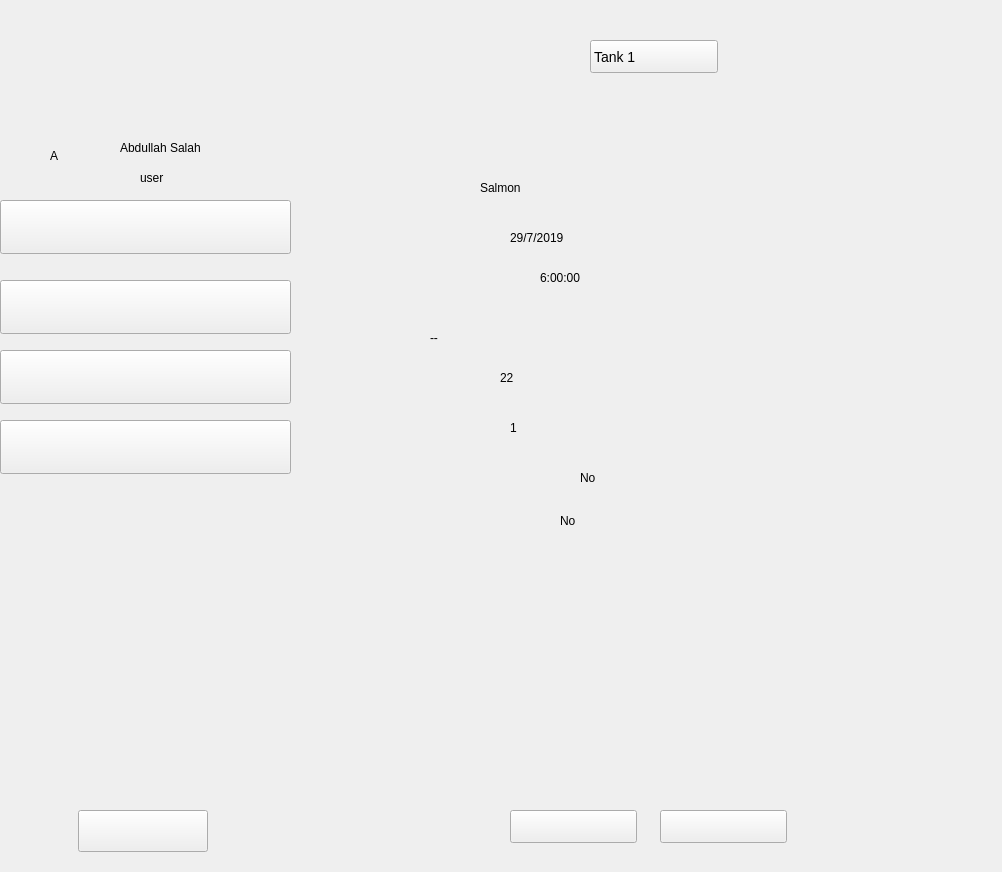
<?xml version="1.0" encoding="UTF-8"?>
<ui version="4.0">
 <class>MainWindow</class>
 <widget class="QMainWindow" name="MainWindow">
  <property name="geometry">
   <rect>
    <x>0</x>
    <y>0</y>
    <width>1002</width>
    <height>872</height>
   </rect>
  </property>
  <property name="windowTitle">
   <string>MainWindow</string>
  </property>
  <widget class="QWidget" name="centralwidget">
   <widget class="QStackedWidget" name="stackedWidget">
    <property name="geometry">
     <rect>
      <x>0</x>
      <y>0</y>
      <width>1000</width>
      <height>873</height>
     </rect>
    </property>
    <property name="currentIndex">
     <number>3</number>
    </property>
    <widget class="QWidget" name="loginPage">
     <property name="styleSheet">
      <string notr="true">border-image: url(:/Images/Resources/signInBG.png);</string>
     </property>
     <widget class="QPushButton" name="button_signIn_signIn">
      <property name="geometry">
       <rect>
        <x>320</x>
        <y>590</y>
        <width>320</width>
        <height>45</height>
       </rect>
      </property>
      <property name="styleSheet">
       <string notr="true">border-image: url(:/Images/Resources/signIn.png);</string>
      </property>
      <property name="text">
       <string/>
      </property>
     </widget>
     <widget class="QPushButton" name="button_faceID_signIn">
      <property name="geometry">
       <rect>
        <x>320</x>
        <y>660</y>
        <width>320</width>
        <height>45</height>
       </rect>
      </property>
      <property name="styleSheet">
       <string notr="true">border-image: url(:/Images/Resources/faceID.png);
</string>
      </property>
      <property name="text">
       <string/>
      </property>
     </widget>
     <widget class="QPushButton" name="button_signUp_signIn">
      <property name="geometry">
       <rect>
        <x>320</x>
        <y>730</y>
        <width>320</width>
        <height>45</height>
       </rect>
      </property>
      <property name="styleSheet">
       <string notr="true">border-image: url(:/Images/Resources/signUp.png);</string>
      </property>
      <property name="text">
       <string/>
      </property>
     </widget>
     <widget class="QLineEdit" name="lineEdit_username_signIn">
      <property name="geometry">
       <rect>
        <x>300</x>
        <y>351</y>
        <width>381</width>
        <height>31</height>
       </rect>
      </property>
      <property name="styleSheet">
       <string notr="true">border-image: url(:/Images/Resources/darkBlackBG.png);
color: rgb(255, 255, 255);</string>
      </property>
      <property name="text">
       <string>Username</string>
      </property>
     </widget>
     <widget class="QLineEdit" name="lineEdit_password_signIn">
      <property name="geometry">
       <rect>
        <x>300</x>
        <y>421</y>
        <width>381</width>
        <height>41</height>
       </rect>
      </property>
      <property name="contextMenuPolicy">
       <enum>Qt::DefaultContextMenu</enum>
      </property>
      <property name="styleSheet">
       <string notr="true">border-image: url(:/Images/Resources/darkBlackBG.png);
color: rgb(255, 255, 255);
</string>
      </property>
      <property name="text">
       <string>12345678</string>
      </property>
      <property name="echoMode">
       <enum>QLineEdit::Password</enum>
      </property>
     </widget>
    </widget>
    <widget class="QWidget" name="signupPage">
     <property name="styleSheet">
      <string notr="true">border-image: url(:/Images/Resources/signUpBG.png);</string>
     </property>
     <widget class="QLineEdit" name="lineEdit_firstName_signUp">
      <property name="geometry">
       <rect>
        <x>300</x>
        <y>330</y>
        <width>151</width>
        <height>29</height>
       </rect>
      </property>
      <property name="styleSheet">
       <string notr="true">border-image: url(:/Images/Resources/darkBlackBG.png);
color: rgb(255, 255, 255);</string>
      </property>
      <property name="text">
       <string>First name</string>
      </property>
     </widget>
     <widget class="QLineEdit" name="lineEdit_lastName_signUp">
      <property name="geometry">
       <rect>
        <x>520</x>
        <y>330</y>
        <width>151</width>
        <height>29</height>
       </rect>
      </property>
      <property name="styleSheet">
       <string notr="true">border-image: url(:/Images/Resources/darkBlackBG.png);
color: rgb(255, 255, 255);</string>
      </property>
      <property name="text">
       <string>Last name</string>
      </property>
     </widget>
     <widget class="QLineEdit" name="lineEdit_email_signUp">
      <property name="geometry">
       <rect>
        <x>300</x>
        <y>400</y>
        <width>371</width>
        <height>21</height>
       </rect>
      </property>
      <property name="styleSheet">
       <string notr="true">border-image: url(:/Images/Resources/darkBlackBG.png);
color: rgb(255, 255, 255);</string>
      </property>
      <property name="text">
       <string>Email address</string>
      </property>
     </widget>
     <widget class="QLineEdit" name="lineEdit_username_signUp">
      <property name="geometry">
       <rect>
        <x>300</x>
        <y>480</y>
        <width>371</width>
        <height>21</height>
       </rect>
      </property>
      <property name="styleSheet">
       <string notr="true">border-image: url(:/Images/Resources/darkBlackBG.png);
color: rgb(255, 255, 255);</string>
      </property>
      <property name="text">
       <string>Username</string>
      </property>
     </widget>
     <widget class="QLineEdit" name="lineEdit_password_signUp">
      <property name="geometry">
       <rect>
        <x>300</x>
        <y>560</y>
        <width>371</width>
        <height>21</height>
       </rect>
      </property>
      <property name="styleSheet">
       <string notr="true">
border-image: url(:/Images/Resources/darkBlackBG.png);
color: rgb(255, 255, 255);</string>
      </property>
      <property name="text">
       <string>Password</string>
      </property>
     </widget>
     <widget class="QPushButton" name="button_signUp_signUp">
      <property name="geometry">
       <rect>
        <x>340</x>
        <y>640</y>
        <width>320</width>
        <height>45</height>
       </rect>
      </property>
      <property name="styleSheet">
       <string notr="true">border-image: url(:/Images/Resources/signUp.png);</string>
      </property>
      <property name="text">
       <string/>
      </property>
     </widget>
     <widget class="QPushButton" name="button_backToSignIn">
      <property name="geometry">
       <rect>
        <x>340</x>
        <y>720</y>
        <width>320</width>
        <height>45</height>
       </rect>
      </property>
      <property name="styleSheet">
       <string notr="true">border-image: url(:/Images/Resources/backSignInPressed.png);</string>
      </property>
      <property name="text">
       <string/>
      </property>
     </widget>
    </widget>
    <widget class="QWidget" name="faceidPage">
     <property name="styleSheet">
      <string notr="true">border-image: url(:/Images/Resources/faceIDWidget.png);</string>
     </property>
     <widget class="QLabel" name="label_cam">
      <property name="geometry">
       <rect>
        <x>90</x>
        <y>230</y>
        <width>821</width>
        <height>401</height>
       </rect>
      </property>
      <property name="styleSheet">
       <string notr="true">border-image: url(:/Images/Resources/semiDarkBG.png);</string>
      </property>
      <property name="text">
       <string/>
      </property>
     </widget>
    </widget>
    <widget class="QWidget" name="mainPage">
     <property name="styleSheet">
      <string notr="true">border-image: url(:/Images/Resources/mainWidgetBG.png);</string>
     </property>
     <widget class="QPushButton" name="button_dashboard">
      <property name="geometry">
       <rect>
        <x>0</x>
        <y>200</y>
        <width>291</width>
        <height>54</height>
       </rect>
      </property>
      <property name="styleSheet">
       <string notr="true">QPushButton{
	border-image: url(:/Images/Resources/dasboard.png);
background-repeat: none;
}

QPushButton:hover{
	border-image: url(:/Images/Resources/dashboardPressed.png);
}

QPushButton:pressed{
	border-image: url(:/Images/Resources/dashboardPressed.png);
}</string>
      </property>
      <property name="text">
       <string/>
      </property>
     </widget>
     <widget class="QPushButton" name="button_createTank">
      <property name="geometry">
       <rect>
        <x>0</x>
        <y>280</y>
        <width>291</width>
        <height>54</height>
       </rect>
      </property>
      <property name="styleSheet">
       <string notr="true">QPushButton{
	border-image: url(:/Images/Resources/create.png);
background-repeat: none;
}

QPushButton:hover{
	border-image: url(:/Images/Resources/createPressed.png);
}

QPushButton:pressed{
	border-image: url(:/Images/Resources/createPressed.png);
}</string>
      </property>
      <property name="text">
       <string/>
      </property>
     </widget>
     <widget class="QPushButton" name="button_analyzeTank">
      <property name="geometry">
       <rect>
        <x>0</x>
        <y>350</y>
        <width>291</width>
        <height>54</height>
       </rect>
      </property>
      <property name="styleSheet">
       <string notr="true">QPushButton{
	border-image: url(:/Images/Resources/analyze.png);
background-repeat: none;
}

QPushButton:hover{
	border-image: url(:/Images/Resources/analyzePressed.png);
}

QPushButton:pressed{
	border-image: url(:/Images/Resources/analyzePressed.png);
}</string>
      </property>
      <property name="text">
       <string/>
      </property>
     </widget>
     <widget class="QPushButton" name="button_settings">
      <property name="geometry">
       <rect>
        <x>0</x>
        <y>420</y>
        <width>291</width>
        <height>54</height>
       </rect>
      </property>
      <property name="styleSheet">
       <string notr="true">QPushButton{
	border-image: url(:/Images/Resources/settings.png);
background-repeat: none;
}

QPushButton:hover{
	border-image: url(:/Images/Resources/settingsPressed.png);
}

QPushButton:pressed{
	border-image: url(:/Images/Resources/settingsPressed.png);
}</string>
      </property>
      <property name="text">
       <string/>
      </property>
     </widget>
     <widget class="QPushButton" name="button_logout">
      <property name="geometry">
       <rect>
        <x>78</x>
        <y>810</y>
        <width>130</width>
        <height>42</height>
       </rect>
      </property>
      <property name="styleSheet">
       <string notr="true">QPushButton{
	border-image: url(:/Images/Resources/logoutPressed.png);
background-repeat: none;
}

QPushButton:hover{
	border-image: url(:/Images/Resources/logout.png);
}

QPushButton:pressed{
	border-image: url(:/Images/Resources/logout.png);
}</string>
      </property>
      <property name="text">
       <string/>
      </property>
     </widget>
     <widget class="QStackedWidget" name="stackedWidget_2">
      <property name="geometry">
       <rect>
        <x>290</x>
        <y>0</y>
        <width>711</width>
        <height>861</height>
       </rect>
      </property>
      <property name="styleSheet">
       <string notr="true">border-image: url(:/Images/Resources/CreateBG.png);</string>
      </property>
      <widget class="QWidget" name="dashboardPage">
       <property name="styleSheet">
        <string notr="true">border-image: url(:/Images/Resources/dashboardWidget.png);</string>
       </property>
       <widget class="QLabel" name="label_fishType_tankData">
        <property name="geometry">
         <rect>
          <x>190</x>
          <y>180</y>
          <width>55</width>
          <height>16</height>
         </rect>
        </property>
        <property name="styleSheet">
         <string notr="true">border-image: url(:/Images/Resources/whiteBG.png);</string>
        </property>
        <property name="text">
         <string>Salmon</string>
        </property>
       </widget>
       <widget class="QLabel" name="label_harvestDate_tankData">
        <property name="geometry">
         <rect>
          <x>220</x>
          <y>230</y>
          <width>71</width>
          <height>16</height>
         </rect>
        </property>
        <property name="styleSheet">
         <string notr="true">border-image: url(:/Images/Resources/whiteBG.png);</string>
        </property>
        <property name="text">
         <string>29/7/2019</string>
        </property>
       </widget>
       <widget class="QLabel" name="label_feeding_tankData">
        <property name="geometry">
         <rect>
          <x>250</x>
          <y>270</y>
          <width>71</width>
          <height>16</height>
         </rect>
        </property>
        <property name="styleSheet">
         <string notr="true">border-image: url(:/Images/Resources/whiteBG.png);</string>
        </property>
        <property name="text">
         <string>6:00:00</string>
        </property>
       </widget>
       <widget class="QLabel" name="label_ph_tankData">
        <property name="geometry">
         <rect>
          <x>140</x>
          <y>330</y>
          <width>55</width>
          <height>16</height>
         </rect>
        </property>
        <property name="styleSheet">
         <string notr="true">border-image: url(:/Images/Resources/whiteBG.png);</string>
        </property>
        <property name="text">
         <string>--</string>
        </property>
       </widget>
       <widget class="QLabel" name="label_temperature_tankData">
        <property name="geometry">
         <rect>
          <x>210</x>
          <y>370</y>
          <width>55</width>
          <height>16</height>
         </rect>
        </property>
        <property name="styleSheet">
         <string notr="true">border-image: url(:/Images/Resources/whiteBG.png);</string>
        </property>
        <property name="text">
         <string>22</string>
        </property>
       </widget>
       <widget class="QLabel" name="label_fishNetHoles_tankData">
        <property name="geometry">
         <rect>
          <x>220</x>
          <y>420</y>
          <width>55</width>
          <height>16</height>
         </rect>
        </property>
        <property name="styleSheet">
         <string notr="true">border-image: url(:/Images/Resources/whiteBG.png);</string>
        </property>
        <property name="text">
         <string>1</string>
        </property>
       </widget>
       <widget class="QLabel" name="label_fishnetNeedsCleaning_tankData">
        <property name="geometry">
         <rect>
          <x>290</x>
          <y>470</y>
          <width>55</width>
          <height>16</height>
         </rect>
        </property>
        <property name="styleSheet">
         <string notr="true">border-image: url(:/Images/Resources/whiteBG.png);</string>
        </property>
        <property name="text">
         <string>No</string>
        </property>
       </widget>
       <widget class="QLabel" name="label_pipesNeedChanging_tankData">
        <property name="geometry">
         <rect>
          <x>270</x>
          <y>513</y>
          <width>55</width>
          <height>16</height>
         </rect>
        </property>
        <property name="styleSheet">
         <string notr="true">border-image: url(:/Images/Resources/whiteBG.png);</string>
        </property>
        <property name="text">
         <string>No</string>
        </property>
       </widget>
       <widget class="QComboBox" name="comboBox">
        <property name="geometry">
         <rect>
          <x>300</x>
          <y>40</y>
          <width>128</width>
          <height>33</height>
         </rect>
        </property>
        <property name="styleSheet">
         <string notr="true">QComboBox {
border-image: url(:/Resources/comboBoxBG.png);
	border-image: url(:/Images/Resources/comboBoxBG.png);
    color: black;
    font: 14px;
    padding: 1px 0px 1px 3px; /* This (useless) line resolves a bug with the font color */
}

QComboBox:focus {
    color: red;
}

QComboBox::drop-down 
{
    border: 0px; /* This seems to replace the whole arrow of the combo box */
}</string>
        </property>
        <item>
         <property name="text">
          <string>Tank 1</string>
         </property>
        </item>
       </widget>
       <widget class="QPushButton" name="button_email">
        <property name="geometry">
         <rect>
          <x>220</x>
          <y>810</y>
          <width>127</width>
          <height>33</height>
         </rect>
        </property>
        <property name="styleSheet">
         <string notr="true">QPushButton{
	border-image: url(:/Images/Resources/EmailButton.png);
background-repeat: none;
}

QPushButton:hover{
	border-image: url(:/Images/Resources/EmailButtonPressed.png);
}

QPushButton:pressed{
	border-image: url(:/Images/Resources/EmailButtonPressed.png);
}</string>
        </property>
        <property name="text">
         <string/>
        </property>
       </widget>
       <widget class="QPushButton" name="button_report">
        <property name="geometry">
         <rect>
          <x>370</x>
          <y>810</y>
          <width>127</width>
          <height>33</height>
         </rect>
        </property>
        <property name="styleSheet">
         <string notr="true">QPushButton{
	border-image: url(:/Images/Resources/report.png);
background-repeat: none;
}

QPushButton:hover{
	border-image: url(:/Images/Resources/reportPressed.png);
}

QPushButton:pressed{
	border-image: url(:/Images/Resources/reportPressed.png);
}</string>
        </property>
        <property name="text">
         <string/>
        </property>
       </widget>
      </widget>
      <widget class="QWidget" name="createtankPage">
       <widget class="QLineEdit" name="lineEdit_fishType_createTank">
        <property name="geometry">
         <rect>
          <x>430</x>
          <y>500</y>
          <width>171</width>
          <height>22</height>
         </rect>
        </property>
        <property name="styleSheet">
         <string notr="true">border-image: url(:/Images/Resources/darkBlackBG.png);</string>
        </property>
       </widget>
       <widget class="QLineEdit" name="lineEdit_date_createTank">
        <property name="geometry">
         <rect>
          <x>430</x>
          <y>540</y>
          <width>171</width>
          <height>22</height>
         </rect>
        </property>
        <property name="styleSheet">
         <string notr="true">border-image: url(:/Images/Resources/darkBlackBG.png);</string>
        </property>
       </widget>
       <widget class="QLineEdit" name="lineEdit_feeding_createTank">
        <property name="geometry">
         <rect>
          <x>430</x>
          <y>590</y>
          <width>171</width>
          <height>22</height>
         </rect>
        </property>
        <property name="styleSheet">
         <string notr="true">border-image: url(:/Images/Resources/darkBlackBG.png);</string>
        </property>
       </widget>
       <widget class="QLineEdit" name="lineEdit_lowerTemperatureThreshold_createTank">
        <property name="geometry">
         <rect>
          <x>430</x>
          <y>640</y>
          <width>161</width>
          <height>22</height>
         </rect>
        </property>
        <property name="styleSheet">
         <string notr="true">border-image: url(:/Images/Resources/darkBlackBG.png);</string>
        </property>
       </widget>
       <widget class="QLineEdit" name="lineEdit_upperTemperatureThreshold_createTank">
        <property name="geometry">
         <rect>
          <x>430</x>
          <y>690</y>
          <width>161</width>
          <height>22</height>
         </rect>
        </property>
        <property name="styleSheet">
         <string notr="true">border-image: url(:/Images/Resources/darkBlackBG.png);</string>
        </property>
       </widget>
       <widget class="QLineEdit" name="lineEdit_waterQualityThreshold_createTank">
        <property name="geometry">
         <rect>
          <x>430</x>
          <y>740</y>
          <width>161</width>
          <height>22</height>
         </rect>
        </property>
        <property name="styleSheet">
         <string notr="true">border-image: url(:/Images/Resources/darkBlackBG.png);</string>
        </property>
       </widget>
       <widget class="QPushButton" name="button_create_createTank">
        <property name="geometry">
         <rect>
          <x>290</x>
          <y>810</y>
          <width>127</width>
          <height>33</height>
         </rect>
        </property>
        <property name="styleSheet">
         <string notr="true">border-image: url(:/Images/Resources/createButton.png);</string>
        </property>
        <property name="text">
         <string/>
        </property>
       </widget>
      </widget>
      <widget class="QWidget" name="analyzetankPage">
       <property name="styleSheet">
        <string notr="true">border-image: url(:/Images/Resources/AnalyzeBG.png);</string>
       </property>
       <widget class="QPushButton" name="button_holes_analyzeTank">
        <property name="geometry">
         <rect>
          <x>150</x>
          <y>530</y>
          <width>127</width>
          <height>33</height>
         </rect>
        </property>
        <property name="styleSheet">
         <string notr="true">border-image: url(:/Images/Resources/Holes.png);</string>
        </property>
        <property name="text">
         <string/>
        </property>
       </widget>
       <widget class="QPushButton" name="button_cleaning_analyzeTank">
        <property name="geometry">
         <rect>
          <x>300</x>
          <y>530</y>
          <width>127</width>
          <height>33</height>
         </rect>
        </property>
        <property name="styleSheet">
         <string notr="true">border-image: url(:/Images/Resources/Cleaning.png);</string>
        </property>
        <property name="text">
         <string/>
        </property>
       </widget>
       <widget class="QPushButton" name="button_pipes_analyzeTank">
        <property name="geometry">
         <rect>
          <x>450</x>
          <y>530</y>
          <width>127</width>
          <height>33</height>
         </rect>
        </property>
        <property name="styleSheet">
         <string notr="true">border-image: url(:/Images/Resources/Pipes.png);</string>
        </property>
        <property name="text">
         <string/>
        </property>
       </widget>
       <widget class="QPushButton" name="button_predict_analyzeTank">
        <property name="geometry">
         <rect>
          <x>440</x>
          <y>740</y>
          <width>222</width>
          <height>34</height>
         </rect>
        </property>
        <property name="styleSheet">
         <string notr="true">border-image: url(:/Images/Resources/predict.png);</string>
        </property>
        <property name="text">
         <string/>
        </property>
       </widget>
       <widget class="QLabel" name="label_fishnetNeedsPatching_analyzeTank">
        <property name="geometry">
         <rect>
          <x>300</x>
          <y>613</y>
          <width>55</width>
          <height>16</height>
         </rect>
        </property>
        <property name="styleSheet">
         <string notr="true">border-image: url(:/Images/Resources/whiteBG.png);</string>
        </property>
        <property name="text">
         <string>No</string>
        </property>
       </widget>
       <widget class="QLabel" name="label_fishnetNeedsCleaning_analyzeTank">
        <property name="geometry">
         <rect>
          <x>300</x>
          <y>653</y>
          <width>55</width>
          <height>16</height>
         </rect>
        </property>
        <property name="styleSheet">
         <string notr="true">border-image: url(:/Images/Resources/whiteBG.png);</string>
        </property>
        <property name="text">
         <string>No</string>
        </property>
       </widget>
       <widget class="QLabel" name="label_pipesNeedChanging_analyzeTank">
        <property name="geometry">
         <rect>
          <x>280</x>
          <y>705</y>
          <width>55</width>
          <height>16</height>
         </rect>
        </property>
        <property name="styleSheet">
         <string notr="true">border-image: url(:/Images/Resources/whiteBG.png);</string>
        </property>
        <property name="text">
         <string>No</string>
        </property>
       </widget>
       <widget class="QLineEdit" name="lineEdit_temperature_analyzeTank">
        <property name="geometry">
         <rect>
          <x>560</x>
          <y>610</y>
          <width>113</width>
          <height>22</height>
         </rect>
        </property>
        <property name="styleSheet">
         <string notr="true">border-image: url(:/Images/Resources/whiteBG.png);</string>
        </property>
        <property name="text">
         <string>--</string>
        </property>
       </widget>
       <widget class="QLineEdit" name="lineEdit_waterSalinity_analyzeTank">
        <property name="geometry">
         <rect>
          <x>570</x>
          <y>700</y>
          <width>113</width>
          <height>22</height>
         </rect>
        </property>
        <property name="styleSheet">
         <string notr="true">border-image: url(:/Images/Resources/whiteBG.png);</string>
        </property>
        <property name="text">
         <string>--</string>
        </property>
       </widget>
       <widget class="QLabel" name="label_camFeed">
        <property name="geometry">
         <rect>
          <x>80</x>
          <y>200</y>
          <width>551</width>
          <height>281</height>
         </rect>
        </property>
        <property name="styleSheet">
         <string notr="true">border-image: url(:/Images/Resources/semiDarkBG.png);</string>
        </property>
        <property name="text">
         <string/>
        </property>
       </widget>
      </widget>
      <widget class="QWidget" name="settingsPage">
       <property name="styleSheet">
        <string notr="true">border-image: url(:/Images/Resources/settingsWidget.png);</string>
       </property>
      </widget>
     </widget>
     <widget class="QLabel" name="label_username_mainPage">
      <property name="geometry">
       <rect>
        <x>120</x>
        <y>140</y>
        <width>101</width>
        <height>16</height>
       </rect>
      </property>
      <property name="styleSheet">
       <string notr="true">border-image: url(:/Images/Resources/blueBG.png);</string>
      </property>
      <property name="text">
       <string>Abdullah Salah</string>
      </property>
     </widget>
     <widget class="QLabel" name="label_user_admin">
      <property name="geometry">
       <rect>
        <x>140</x>
        <y>170</y>
        <width>101</width>
        <height>16</height>
       </rect>
      </property>
      <property name="styleSheet">
       <string notr="true">border-image: url(:/Images/Resources/blueBG.png);</string>
      </property>
      <property name="text">
       <string>user</string>
      </property>
     </widget>
     <widget class="QLabel" name="label_userLetter">
      <property name="geometry">
       <rect>
        <x>50</x>
        <y>140</y>
        <width>31</width>
        <height>31</height>
       </rect>
      </property>
      <property name="styleSheet">
       <string notr="true">border-image: url(:/Images/Resources/greyBG.png);
font: 26pt &quot;MS Shell Dlg 2&quot;;</string>
      </property>
      <property name="text">
       <string>A</string>
      </property>
     </widget>
    </widget>
   </widget>
  </widget>
 </widget>
 <resources>
  <include location="src.qrc"/>
 </resources>
 <connections/>
</ui>
